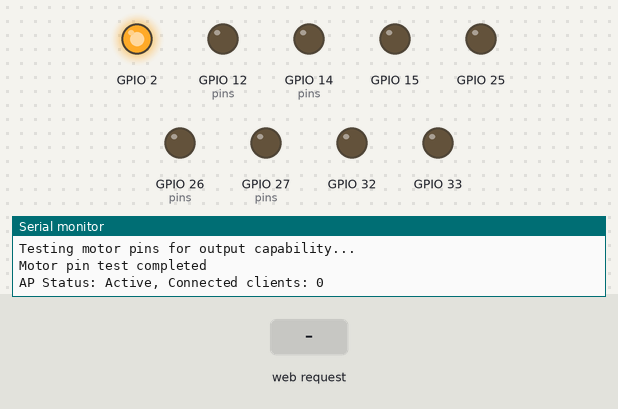
A sketch run on a simulated ESP32. On the bench: output pins drawn as LEDs (lit = HIGH), the last lines printed to the serial monitor. The inputs (shaded band) are chosen by the test bench.

Above: at 2.1 s.
2.2 s: HTTP request GET /test received
At 3.4 s:
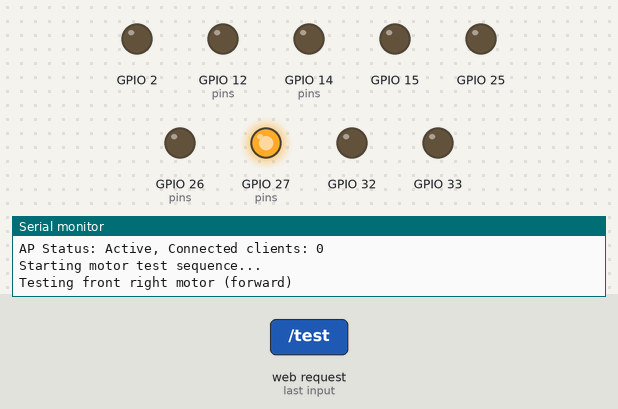
11.2 s: HTTP request GET /forward received
At 12.7 s:
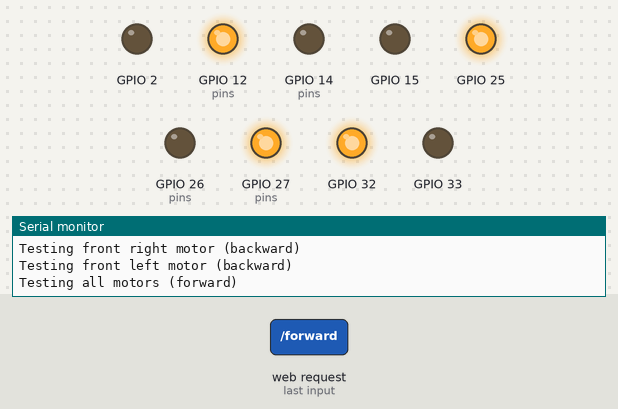
14.2 s: HTTP request GET /backward received
At 14.6 s:
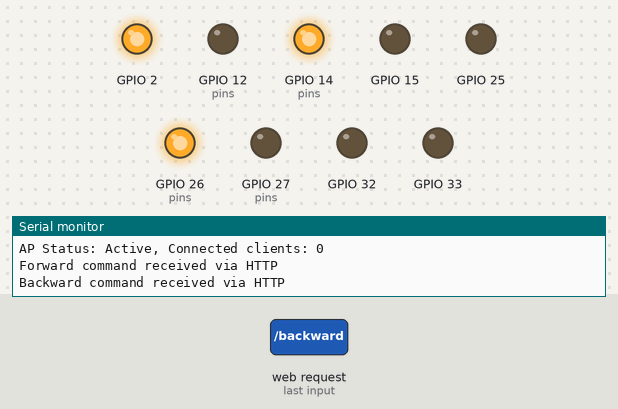
17.2 s: HTTP request GET /left received
At 18.5 s:
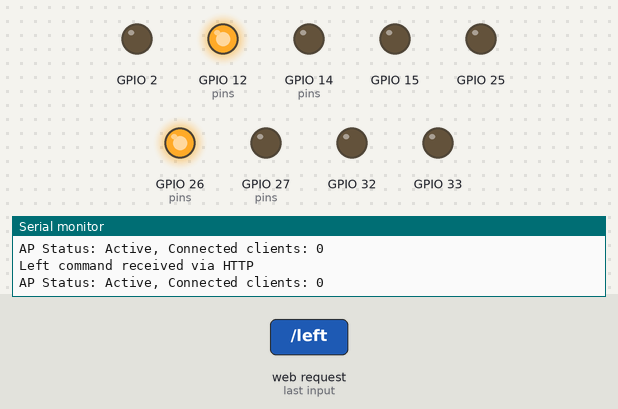
20.2 s: HTTP request GET /right received
At 21.4 s:
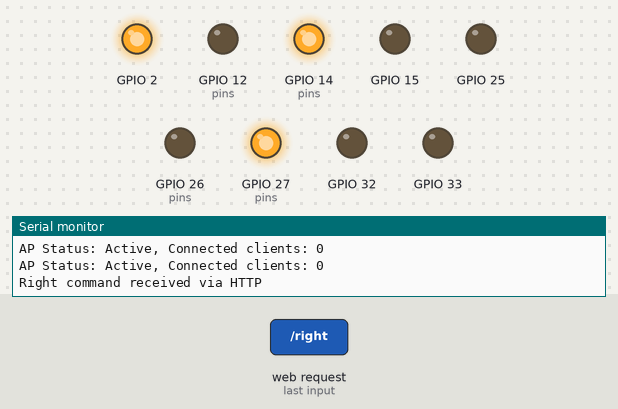
23.2 s: HTTP request GET /figure8 received
At 24.6 s:
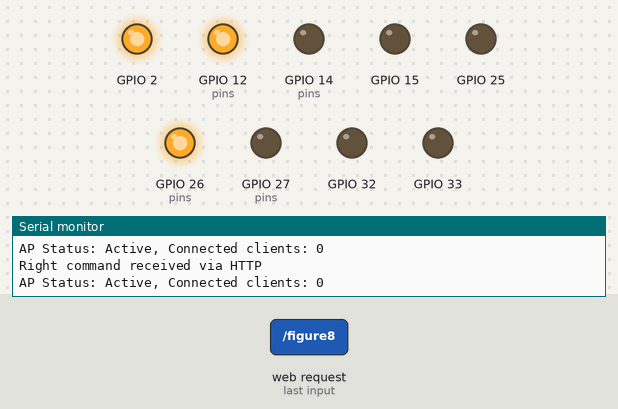
Timing chart, 0 to 27.2 s (numbered marks = the images above; inputs shaded):
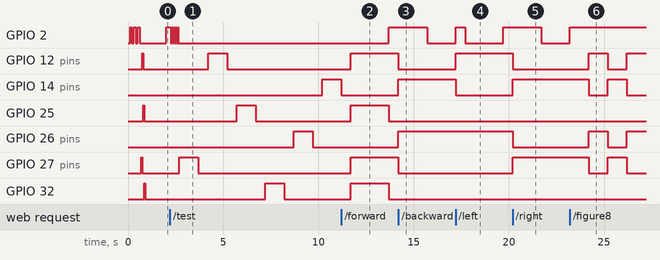

Measured:
- after the input at 2.2 s, GPIO 2: alternates HIGH for 0.05 s and LOW for 0.05 s, 9 changes in all, then stays LOW, starting after 0.05 s; GPIO 12 (pins): LOW → HIGH after 2.0 s, → LOW 1.0 s later; GPIO 14 (pins): LOW → HIGH after 8.0 s; GPIO 25: LOW → HIGH after 3.5 s, → LOW 1.0 s later; GPIO 26 (pins): LOW → HIGH after 6.5 s, → LOW 1.0 s later
- after the input at 11.2 s, GPIO 12 (pins), GPIO 27 (pins): goes on until 11.7 s, then stays HIGH
- after the input at 14.2 s, GPIO 12 (pins), GPIO 27 (pins): HIGH → LOW at once; GPIO 14 (pins), GPIO 26 (pins): LOW → HIGH at once
- after the input at 17.2 s, GPIO 12 (pins): LOW → HIGH at once; GPIO 14 (pins): HIGH → LOW at once
- after the input at 20.2 s, GPIO 12 (pins), GPIO 26 (pins): HIGH → LOW at once; GPIO 14 (pins), GPIO 27 (pins): LOW → HIGH at once
- after the input at 23.2 s, GPIO 12 (pins), GPIO 26 (pins): LOW → HIGH after 1.0 s, → LOW 1.0 s later, → HIGH 1.0 s later; GPIO 14 (pins), GPIO 27 (pins): HIGH → LOW after 1.0 s, → HIGH 1.0 s later, → LOW 1.0 s later

The sketch:

Car.ino
```cpp
#include <WiFi.h>
#include <WebServer.h>
#include <DNSServer.h>

// Pin definitions
namespace Pin {
  // Motor control pins
  constexpr uint8_t FR_FWD = 27;  // Front Right Forward
  constexpr uint8_t FR_BCK = 26;  // Front Right Backward
  constexpr uint8_t FL_FWD = 12;  // Front Left Forward
  constexpr uint8_t FL_BCK = 14;  // Front Left Backward
  constexpr uint8_t BR_FWD = 25;  // Back Right Forward
  constexpr uint8_t BR_BCK = 33;  // Back Right Backward
  constexpr uint8_t BL_FWD = 32;  // Back Left Forward
  constexpr uint8_t BL_BCK = 15;  // Back Left Backward
  constexpr uint8_t LED = 2;     // Built-in LED

  // Array of all motor pins for easy initialization
  constexpr uint8_t MOTORS[] = {FR_FWD, FR_BCK, FL_FWD, FL_BCK, BR_FWD, BR_BCK, BL_FWD, BL_BCK};
}

// Access Point credentials
const char* ssid = "Newton_Car";
const char* password = "12345678";
const char* domain = "newton.ji";
const IPAddress local_ip(192,168,4,1);
const IPAddress gateway(192,168,4,1);
const IPAddress subnet(255,255,255,0);
const byte DNS_PORT = 53;

WebServer server(80);
DNSServer dnsServer;

// WiFi monitoring variables
unsigned long lastWiFiCheck = 0;
const unsigned long WIFI_CHECK_INTERVAL = 2000; // Check WiFi every 2 seconds
boolean apActive = false;

// Function prototypes
void handleRoot();
void handleMotor(bool rf, bool rb, bool lf, bool lb);
void stopMotors();
void handleFigure8();
void handleSpin();
void handleZigzag();
void testMotors();
void handleNotFound();

void setup() {
  // Initialize LED pin
  pinMode(Pin::LED, OUTPUT);
  digitalWrite(Pin::LED, LOW); // Turn off initially

  // Initialize motor pins as output
  for(uint8_t pin : Pin::MOTORS) {
    pinMode(pin, OUTPUT);
    digitalWrite(pin, LOW); // Start with all motors stopped
  }

  // Stop all motors at the start
  stopMotors();

  // Start Serial for debugging
  Serial.begin(115200);
  Serial.println("\n\n--- Newton Car Starting ---");
  Serial.println("Initializing motors...");

  // Configure WiFi
  WiFi.mode(WIFI_AP);
  WiFi.disconnect();
  delay(100);

  // Configure static IP and start AP
  if(WiFi.softAPConfig(local_ip, gateway, subnet)) {
    Serial.println("Soft AP Config Success");
    if(WiFi.softAP(ssid, password)) {
      Serial.println("Soft AP Start Success");
      apActive = true;
    } else {
      Serial.println("Soft AP Start Failed");
    }
  } else {
    Serial.println("Soft AP Config Failed");
  }

  // Initialize DNS server
  dnsServer.start(DNS_PORT, domain, local_ip);

  Serial.println("Access Point started");
  Serial.print("IP Address: ");
  Serial.println(WiFi.softAPIP());
  Serial.print("Domain: http://");
  Serial.println(domain);

  // Define web server routes
  server.on("/", handleRoot);
  server.on("/forward", [](){
    Serial.println("Forward command received via HTTP");
    handleMotor(true, false, true, false);
    server.send(200, "text/plain", "OK");
  });
  server.on("/backward", [](){
    Serial.println("Backward command received via HTTP");
    handleMotor(false, true, false, true);
    server.send(200, "text/plain", "OK");
  });
  server.on("/left", [](){
    Serial.println("Left command received via HTTP");
    handleMotor(false, true, true, false);
    server.send(200, "text/plain", "OK");
  });
  server.on("/right", [](){
    Serial.println("Right command received via HTTP");
    handleMotor(true, false, false, true);
    server.send(200, "text/plain", "OK");
  });
  server.on("/stop", [](){
    Serial.println("Stop command received via HTTP");
    stopMotors();
    server.send(200, "text/plain", "OK");
  });
  server.on("/figure8", handleFigure8);
  server.on("/spin", handleSpin);
  server.on("/zigzag", handleZigzag);
  server.on("/test", testMotors);

  // Handle 404 Not Found
  server.onNotFound(handleNotFound);

  server.begin();
  Serial.println("Server started");

  // Blink LED to indicate successful initialization
  for (int i = 0; i < 3; i++) {
    digitalWrite(Pin::LED, HIGH);
    delay(100);
    digitalWrite(Pin::LED, LOW);
    delay(100);
  }

  // Test all motor pins to ensure they're working
  Serial.println("Testing motor pins for output capability...");
  // Front Right
  digitalWrite(Pin::FR_FWD, HIGH);
  delay(50);
  digitalWrite(Pin::FR_FWD, LOW);
  // Front Left
  digitalWrite(Pin::FL_FWD, HIGH);
  delay(50);
  digitalWrite(Pin::FL_FWD, LOW);
  // Back Right
  digitalWrite(Pin::BR_FWD, HIGH);
  delay(50);
  digitalWrite(Pin::BR_FWD, LOW);
  // Back Left
  digitalWrite(Pin::BL_FWD, HIGH);
  delay(50);
  digitalWrite(Pin::BL_FWD, LOW);

  Serial.println("Motor pin test completed");
}

void loop() {
  unsigned long currentMillis = millis();

  // Check WiFi status periodically
  if (currentMillis - lastWiFiCheck >= WIFI_CHECK_INTERVAL) {
    lastWiFiCheck = currentMillis;

    if (!apActive || WiFi.softAPgetStationNum() == 0) {
      // Try to restart AP if it's down or no clients are connected
      if (!apActive) {
        Serial.println("Attempting to restart AP...");
        WiFi.mode(WIFI_AP);
        delay(100);
        if(WiFi.softAPConfig(local_ip, gateway, subnet) && WiFi.softAP(ssid, password)) {
          apActive = true;
          Serial.println("AP restarted successfully");
        }
      }

      // Blink LED to indicate no clients
      digitalWrite(Pin::LED, !digitalRead(Pin::LED));
    } else {
      // Solid LED when clients are connected
      digitalWrite(Pin::LED, HIGH);
    }

    // Print debug info
    Serial.print("AP Status: ");
    Serial.print(apActive ? "Active" : "Inactive");
    Serial.print(", Connected clients: ");
    Serial.println(WiFi.softAPgetStationNum());
  }

  // Process DNS and web requests
  if (apActive) {
    dnsServer.processNextRequest();
    server.handleClient();
  }
}

void handleRoot() {
  const char* html = R"rawliteral(
<!DOCTYPE html>
<html lang="en">
<head>
<meta charset="UTF-8">
<meta name="viewport" content="width=device-width, initial-scale=1.0, maximum-scale=1.0, user-scalable=no">
<title>Newton Car Control</title>
<style>
body{background:#000;color:#fff;font-family:system-ui;margin:0;padding:10px;text-align:center;touch-action:manipulation;-webkit-user-select:none;user-select:none}
.grid{display:grid;grid-template-columns:repeat(3,minmax(70px,80px));grid-template-rows:repeat(3,minmax(70px,80px));gap:8px;margin:20px auto}
.btn{background:none;border:2px solid #0f0;color:#0f0;border-radius:12px;font-size:24px;font-weight:bold;display:flex;align-items:center;justify-content:center}
.btn:active{background:#0f02}
.stop{border-color:#f00;color:#f00}
.stunts{display:grid;grid-template-columns:repeat(2,1fr);gap:8px;margin:15px auto;max-width:300px}
.stunt-btn{background:none;border:2px solid #56f;color:#56f;padding:12px 5px;border-radius:12px;font-size:18px;font-weight:bold}
.ind{position:fixed;top:10px;right:10px;width:10px;height:10px;border-radius:50%;background:#333}
.connected{background:#0f0}
.error{background:#f00}
.title{margin:10px 0;font-size:24px}
.section{margin:10px 0;font-size:18px;color:#0f0}
.hint{margin:8px 0;font-size:14px;color:#56f}
</style>
</head>
<body>
<div id="indicator" class="ind"></div>
<h1 class="title">Newton Car Control</h1>

<div class="section">Direction Control</div>
<div class="grid">
<div></div><button class="btn" id="forward-btn">&#9650;</button><div></div>
<button class="btn" id="left-btn">&#9668;</button><button class="btn stop" id="stop-btn">■</button><button class="btn" id="right-btn">&#9658;</button>
<div></div><button class="btn" id="backward-btn">&#9660;</button><div></div>
</div>

<div class="section">Special Moves</div>
<div class="stunts">
<button class="stunt-btn" id="figure8-btn">Figure 8</button>
<button class="stunt-btn" id="spin-btn">Spin</button>
<button class="stunt-btn" id="zigzag-btn">Zigzag</button>
<button class="stunt-btn" id="test-btn">Test Motors</button>
</div>

<div class="hint">Use W/A/S/D keys on desktop</div>

<script>
'use strict';
const controlButtons = {
  'forward-btn': 'forward',
  'backward-btn': 'backward',
  'left-btn': 'left',
  'right-btn': 'right',
  'stop-btn': 'stop',
  'figure8-btn': 'figure8',
  'spin-btn': 'spin',
  'zigzag-btn': 'zigzag',
  'test-btn': 'test'
};

let activeCommand = null;
let lastCommandTime = 0;

// Prevent zoom/scroll on mobile
document.addEventListener('touchmove', e => e.preventDefault(), {passive: false});
document.addEventListener('touchstart', e => {
  if (e.target.tagName === 'BUTTON') e.preventDefault();
}, {passive: false});

function vibrate(duration) {
  if ('vibrate' in navigator) navigator.vibrate(duration);
}

function sendCommand(command) {
  const now = Date.now();
  if (now - lastCommandTime < 80) return;
  lastCommandTime = now;

  const indicator = document.getElementById('indicator');
  indicator.className = 'ind';

  fetch('/' + command)
    .then(response => {
      indicator.className = response.ok ? 'ind connected' : 'ind error';
      setTimeout(() => indicator.className = 'ind', 500);
    })
    .catch(() => {
      indicator.className = 'ind error';
      setTimeout(() => indicator.className = 'ind', 500);
    });
}

// Setup control buttons with touch/mouse events
for (const [btnId, command] of Object.entries(controlButtons)) {
  const btn = document.getElementById(btnId);
  if (!btn) continue;

  // For movement controls (excluding special moves), handle press/release
  if (['forward', 'backward', 'left', 'right'].includes(command)) {
    btn.addEventListener('touchstart', () => {
      vibrate(20);
      activeCommand = command;
      sendCommand(command);
    });

    btn.addEventListener('touchend', () => {
      if (activeCommand === command) {
        activeCommand = null;
        sendCommand('stop');
      }
    });

    btn.addEventListener('mousedown', () => {
      activeCommand = command;
      sendCommand(command);
    });

    btn.addEventListener('mouseup', () => {
      if (activeCommand === command) {
        activeCommand = null;
        sendCommand('stop');
      }
    });

    btn.addEventListener('mouseleave', () => {
      if (activeCommand === command) {
        activeCommand = null;
        sendCommand('stop');
      }
    });
  } else {
    // For special moves and stop, just handle click
    btn.addEventListener('click', () => {
      vibrate(20);
      sendCommand(command);
      activeCommand = null;
    });
  }
}

// Keyboard controls for desktop
const keyMap = {
  'w': 'forward',
  's': 'backward',
  'a': 'left',
  'd': 'right',
  ' ': 'stop'
};

document.addEventListener('keydown', e => {
  const command = keyMap[e.key.toLowerCase()];
  if (command && activeCommand !== command) {
    activeCommand = command;
    sendCommand(command);
  }
});

document.addEventListener('keyup', e => {
  const command = keyMap[e.key.toLowerCase()];
  if (command && activeCommand === command) {
    activeCommand = null;
    sendCommand('stop');
  }
});

// Handle page visibility change
document.addEventListener('visibilitychange', () => {
  if (document.hidden && activeCommand) {
    sendCommand('stop');
    activeCommand = null;
  }
});
</script>
</body>
</html>
)rawliteral";
  server.send(200, "text/html", html);
}

void handleMotor(bool rf, bool rb, bool lf, bool lb) {
  // Update all motors in one go
  const uint8_t pins[] = {Pin::FR_FWD, Pin::FR_BCK, Pin::FL_FWD, Pin::FL_BCK};
  const bool states[] = {rf, rb, lf, lb};

  for(uint8_t i = 0; i < 4; i++) {
    digitalWrite(pins[i], states[i]);
    digitalWrite(pins[i] + 8, states[i]);  // Ensure back motors are controlled correctly
  }

  // Visual feedback
  digitalWrite(Pin::LED, rf || rb || lf || lb);
}

void stopMotors() {
  // Stop all motors at once
  for(uint8_t pin : Pin::MOTORS) {
    digitalWrite(pin, LOW);
  }
  digitalWrite(Pin::LED, LOW);
}

// Stunt movement functions
void handleFigure8() {
  // Perform figure 8 movement
  for(int i = 0; i < 2; i++) {
    handleMotor(true, false, false, true);  // Right turn
    delay(1000);
    handleMotor(false, true, true, false);  // Left turn
    delay(1000);
  }
  stopMotors();
  server.send(200, "text/plain", "Figure 8 completed");
}

void handleSpin() {
  // Perform 360-degree spin
  handleMotor(true, false, false, true);  // Right spin
  delay(800);
  stopMotors();
  server.send(200, "text/plain", "Spin completed");
}

void handleZigzag() {
  // Perform zigzag movement
  for(int i = 0; i < 3; i++) {
    handleMotor(true, false, true, false);  // Forward
    delay(400);
    handleMotor(true, false, false, true);  // Right
    delay(250);
    handleMotor(true, false, true, false);  // Forward
    delay(400);
    handleMotor(false, true, true, false);  // Left
    delay(250);
  }
  stopMotors();
  server.send(200, "text/plain", "Zigzag completed");
}

// Test function to check if motors are working
void testMotors() {
  Serial.println("Starting motor test sequence...");

  // Blink LED quickly to indicate test mode
  for (int i = 0; i < 5; i++) {
    digitalWrite(Pin::LED, HIGH);
    delay(50);
    digitalWrite(Pin::LED, LOW);
    delay(50);
  }

  // Test front right motor
  Serial.println("Testing front right motor (forward)");
  digitalWrite(Pin::FR_FWD, HIGH);
  digitalWrite(Pin::FR_BCK, LOW);
  delay(1000);
  digitalWrite(Pin::FR_FWD, LOW);
  delay(500);  // Pause between tests

  // Test front left motor
  Serial.println("Testing front left motor (forward)");
  digitalWrite(Pin::FL_FWD, HIGH);
  digitalWrite(Pin::FL_BCK, LOW);
  delay(1000);
  digitalWrite(Pin::FL_FWD, LOW);
  delay(500);  // Pause between tests

  // Test back right motor
  Serial.println("Testing back right motor (forward)");
  digitalWrite(Pin::BR_FWD, HIGH);
  digitalWrite(Pin::BR_BCK, LOW);
  delay(1000);
  digitalWrite(Pin::BR_FWD, LOW);
  delay(500);  // Pause between tests

  // Test back left motor
  Serial.println("Testing back left motor (forward)");
  digitalWrite(Pin::BL_FWD, HIGH);
  digitalWrite(Pin::BL_BCK, LOW);
  delay(1000);
  digitalWrite(Pin::BL_FWD, LOW);
  delay(500);  // Pause between tests

  // Test front right motor backward
  Serial.println("Testing front right motor (backward)");
  digitalWrite(Pin::FR_BCK, HIGH);
  delay(1000);
  digitalWrite(Pin::FR_BCK, LOW);
  delay(500);  // Pause between tests

  // Test front left motor backward
  Serial.println("Testing front left motor (backward)");
  digitalWrite(Pin::FL_BCK, HIGH);
  delay(1000);
  digitalWrite(Pin::FL_BCK, LOW);
  delay(500);  // Pause between tests

  // Test all motors together
  Serial.println("Testing all motors (forward)");
  digitalWrite(Pin::FR_FWD, HIGH);
  digitalWrite(Pin::FL_FWD, HIGH);
  digitalWrite(Pin::BR_FWD, HIGH);
  digitalWrite(Pin::BL_FWD, HIGH);
  delay(2000);

  // Stop all motors
  Serial.println("Test complete, stopping all motors");
  stopMotors();

  server.send(200, "text/plain", "Motor test completed");
}

void handleNotFound() {
  server.send(404, "text/plain", "Not Found");
}
```
